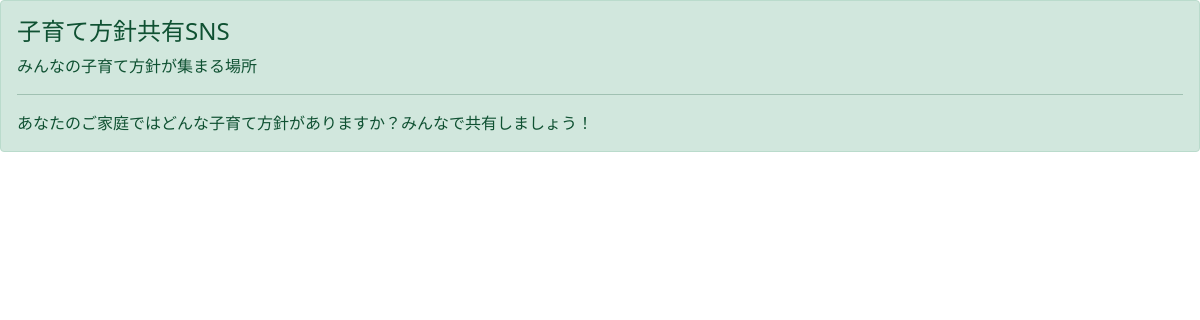
The page /list/ on the database as committed earlier.
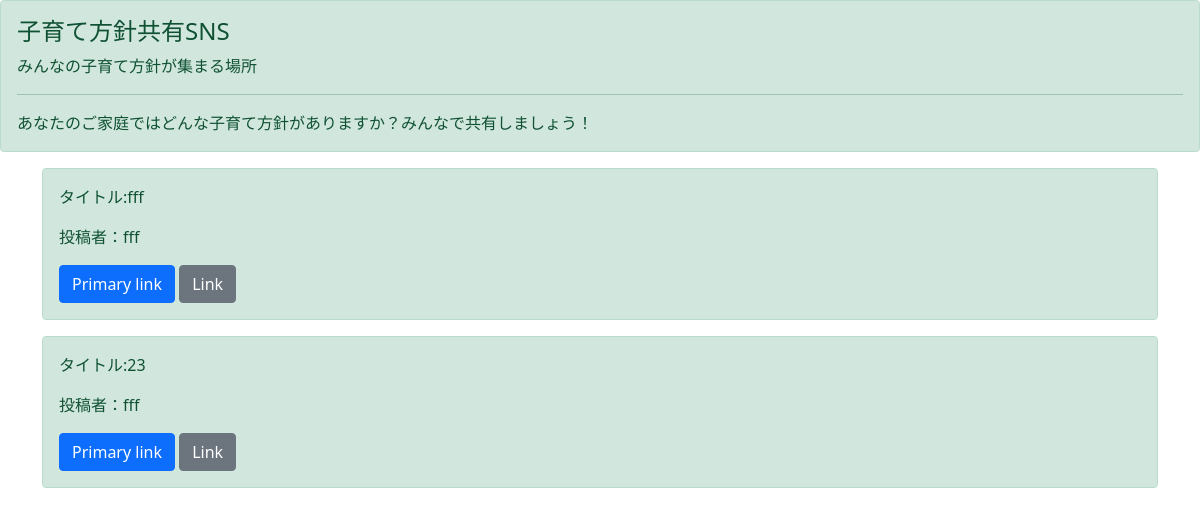
The same page on the database as committed later.
### boardapp/models.py (models this page shows, shortened)
class BoadModel(models.Model):
    title = models.CharField(max_length=100)
    content = models.TextField()
    contributor = models.CharField(max_length=20)
    good = models.IntegerField()
    priority = models.CharField(max_length=10,choices=CHOICE)

### boardapp/views.py (the view)
# urls.py: path('list/',listfunc, name='list'),
def listfunc(request):
    object_list = BoadModel.objects.all()
    return render(request, 'list.html', {'object_list':object_list})

### templates/list.html
{% extends 'base.html' %}
{% block header %}
<div class="alert alert-success" role="alert">
    <h4 class="alert-heading">子育て方針共有SNS</h4>
    <p> みんなの子育て方針が集まる場所</p>
    <hr>
    <p class="mb-0">あなたのご家庭ではどんな子育て方針がありますか？みんなで共有しましょう！</p>
</div>
{% endblock header %}
{% block content %}
<div class='container'>
    {% for item in object_list %}
        <div class="alert alert-success" role="alert">
            <p>タイトル:{{ item.title }}</p>
            <p>投稿者：{{ item.contributor }}</p>
            <a class="btn btn-primary" role="button" aria-disabled="true">Primary link</a>
            <a class="btn btn-secondary" role="button" aria-disabled="true">Link</a>
        </div>
    {% endfor %}
</div>
{% endblock content %}

### templates/base.html (shortened to what this page needs)
<!doctype html>
<html lang="en">
  <head>
    <link href="https://cdn.jsdelivr.net/npm/bootstrap@5.1.3/dist/css/bootstrap.min.css" rel="stylesheet">
  </head>
    {% block header %}
    {% endblock header %}
    {% block content %}
    {% endblock content %}
</html>

Rows that differ between the two databases and show on the page:
added BoadModel: title "fff", contributor "fff"
added BoadModel: title "23", contributor "fff"
